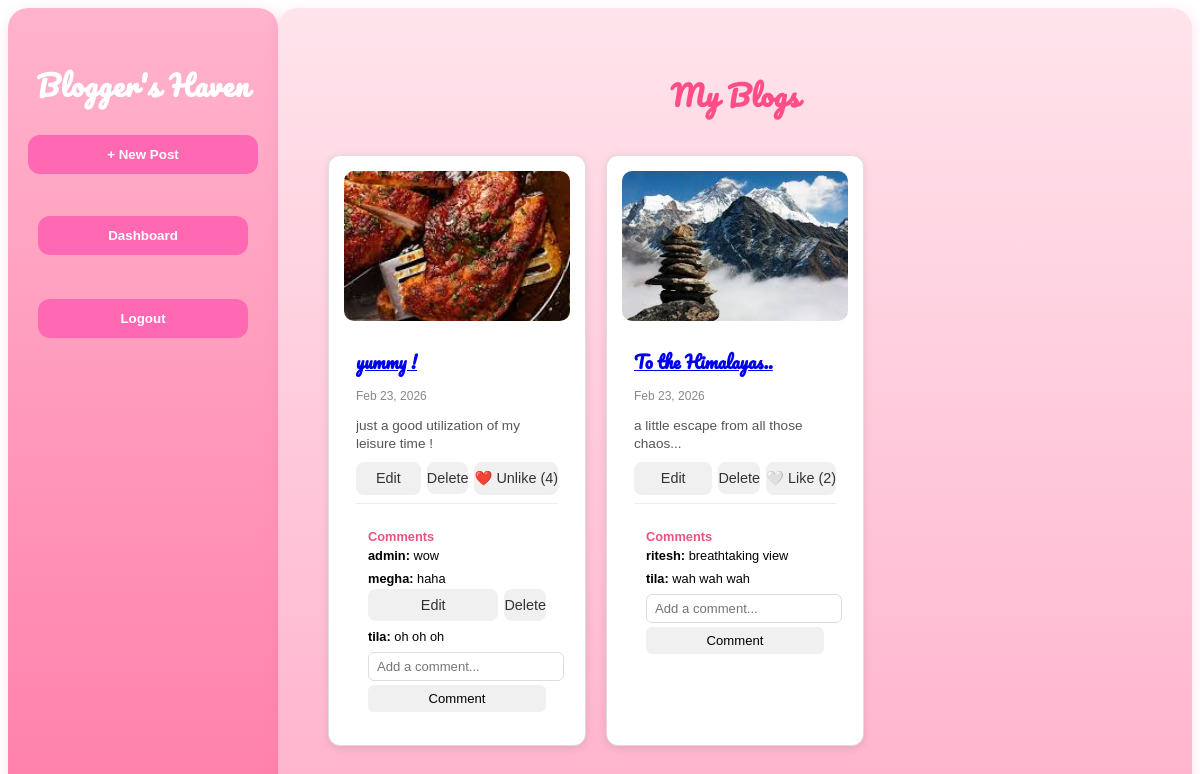
The page /my_blogs/ (signed in) on the database as committed earlier.
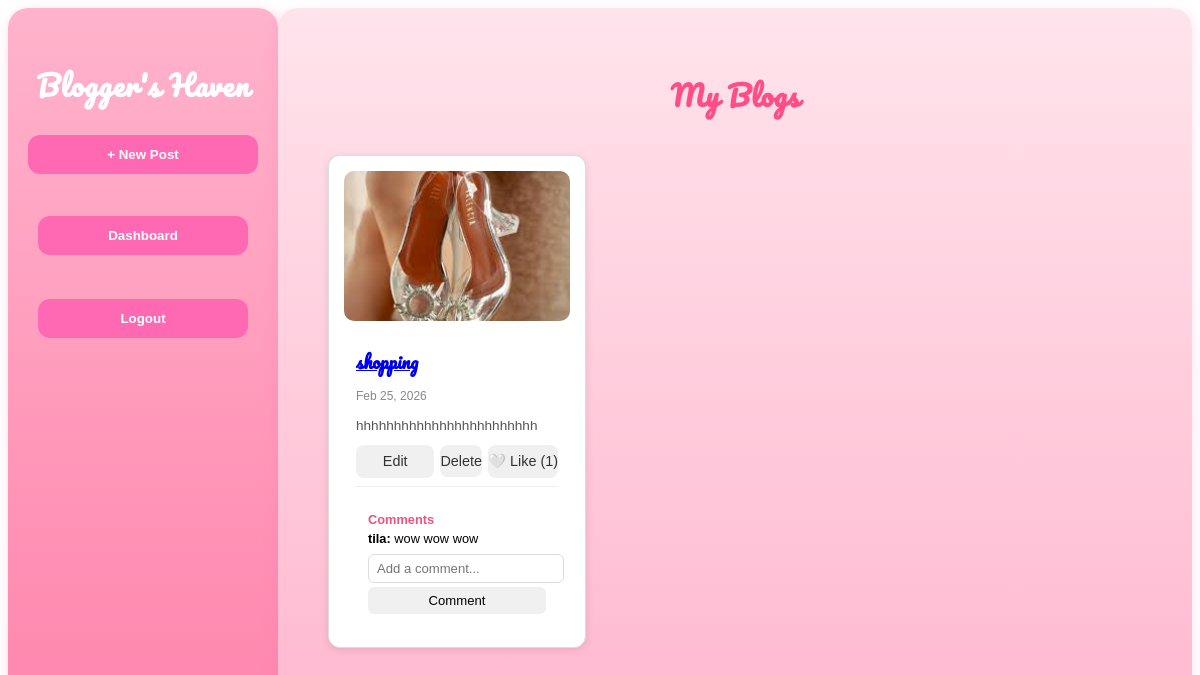
The same page on the database as committed later.
### home/models.py (models this page shows, shortened)
class Article(models.Model):
    title = models.CharField(max_length=255)
    content = models.TextField()
    image = models.ImageField(upload_to='post_images/', blank=True, null=True)
    author = models.ForeignKey(User, on_delete=models.CASCADE, related_name="articles")
    category = models.ForeignKey(Category, on_delete=models.SET_NULL, null=True, related_name="cat_articles")
    created_at = models.DateTimeField(auto_now_add=True)
    updated_at = models.DateTimeField(auto_now=True)
    is_trending = models.BooleanField(default=False)
    def total_likes(self):
        return self.likes.count()

class Comment(models.Model):
    post = models.ForeignKey(Article, on_delete=models.CASCADE, related_name="comments")
    user = models.ForeignKey(User, on_delete=models.CASCADE)
    content = models.TextField()
    created_at = models.DateTimeField(auto_now_add=True)

### home/views.py (the view)
# urls.py: path('my_blogs/', views.my_blogs, name='my_blogs'),
@login_required
def my_blogs(request):
    blogs = Article.objects.filter(author=request.user).order_by('-created_at')
    for blog in blogs:
        blog.liked_by_user = blog.likes.filter(user=request.user).exists()
    return render(request, 'my_blogs.html', {'blogs':blogs})

### home/templates/my_blogs.html (shortened to what this page needs)
{% extends 'base.html' %}
{% block content %}
<h2 class="section-title">My Blogs</h2>
<div class="posts-grid">
    {% for blog in blogs %}
    <div class="post-card">
        {% if blog.image %}
            <img src="{{ blog.image.url }}" class="post-image">
        {% endif %}
<div class="post-content-wrapper">
    <h3 class="post-title">
        <a href="{% url 'article_detail' blog.id %}">
                {{ blog.title }}
        </a>
    </h3>
        <p class="post-meta">{{ blog.created_at|date:"M d, Y" }}</p>
        <p class="post-content">{{ blog.content|truncatewords:30 }}</p>
        <div class="post-actions">
            <a href="{% url 'edit_post' blog.id %}" class="action-btn">Edit</a>
<form action="{% url 'delete_post' blog.id %}"
      method="post"
      class="inline-form"
      onsubmit="return confirm('Are you sure you want to delete this post? 🥺');">
    <button type="submit" class="action-btn delete-btn">
        Delete
    </button>
</form>
<form action="{% url 'toggle_like' blog.id %}" method="post" style="display:inline;">
    <button type="submit" class="action-btn">
        {% if blog.liked_by_user %}
            ❤️ Unlike ({{ blog.total_likes }})
        {% else %}
            🤍 Like ({{ blog.total_likes }})
        {% endif %}
    </button>
</form>
</div>
    <div class="comments-section">
        <h4>Comments</h4>
        <div class="comment-list">
            {% for comment in blog.comments.all %}
            <div class="comment-item">
                <p>
                    <strong>{{ comment.user.username }}:</strong> {{ comment.content }}
                </p>
                {% if comment.user == request.user %}
                <div class="comment-actions">
                    <a href="{% url 'edit_comment' comment.id %}" class="action-btn">Edit</a>
                    <form action="{% url 'delete_comment' comment.id %}"
                    method="post"
                    class="inline-form"
                    onsubmit="return confirm('Are you sure you want to delete this comment? 💬🗑️');">
                <button type="submit" class="action-btn delete-btn">
                    Delete
                </button>
</form>
                </div>
                {% endif %}
            </div>
            {% empty %}
                <p class="no-comments">No comments yet</p>
            {% endfor %}
        </div>
<form action="{% url 'add_comment' blog.id %}" method="post" class="comment-form">
    <input type="text" name="content" placeholder="Add a comment..." required>
    <button type="submit" class="comment-btn">Comment</button>
</form>
</div>
        </div>
    </div>
    {% empty %}
        <p>You haven't written any blogs yet.</p>
    {% endfor %}
</div>
{% endblock %}

### home/templates/base.html (shortened to what this page needs)
{% load static %}
<!DOCTYPE html>
<html>
<head>
    <link rel="stylesheet" href="{% static 'css/dashstyle.css' %}">
</head>
<body>
<div class="dashboard">
    <aside class="sidebar">
        <h3>Blogger's Haven</h3>
        <button onclick="window.location.href='{% url 'create_post' %}'">
            + New Post
        </button>
        <ul>
            <li>
                <form action="{% url 'dashboard' %}" method="get" style="display:inline;">
                    <button type="submit" class="sidebar-btn">Dashboard</button>
                </form>
            </li>
            <li class="logout-item">
    <form action="{% url 'logout' %}" method="post" onsubmit="return confirmLogout();">
        <button type="submit" class="logout-btn">Logout</button>
    </form>
</li>
        </ul>
    </aside>
    <div class="dash-content">
        {% block content %}
        {% endblock %}
    </div>
</div>
</body>
</html>

### home/static/css/dashstyle.css (style rules this page uses)
.dashboard { display: flex; height: 100vh; }
.sidebar { width: 230px; background: linear-gradient(180deg, #ffb3cc 0%, #ff80aa 100%); padding: 25px 20px; border-radius: 20px; box-shadow: 3px 5px 15px rgba(255, 105, 180, 0.3); font-family: 'Poppins', sans-serif; }
.sidebar h3 { margin-bottom: 25px; color: #fff; text-align: center; font-size: 28px; letter-spacing: 1px; font-family: 'Pacifico', cursive; }
.sidebar button { width: 100%; padding: 12px; margin-bottom: 20px; background: #ff69b4; border: none; border-radius: 12px; color: white; cursor: pointer; font-weight: 600; transition: 0.3s; }
.sidebar ul { list-style: none; padding: 0; margin-top: 10px; }
.sidebar ul li { padding: 12px 10px; cursor: pointer; border-radius: 10px; transition: 0.3s; color: #fff; }
.dash-content { flex: 1; padding: 40px; background: linear-gradient(180deg, #ffe4ec 0%, #ffb3cc 100%); border-radius: 20px; box-shadow: 0 5px 15px rgba(255, 105, 180, 0.2); }
.dash-content h2 { color: #ff4d88; margin-bottom: 25px; font-size: 28px; letter-spacing: 0.5px; font-family: 'Pacifico', cursive; }
.post-card { background-color: #fff; border-radius: 15px; padding: 15px; box-shadow: 0 2px 8px rgba(0,0,0,0.1); display: flex; flex-direction: column; transition: transform 0.2s; }
.post-image { width: 100%; height: 150px; object-fit: cover; border-radius: 10px; margin-bottom: 10px; }
.post-title { font-size: 1.1rem; margin-bottom: 8px; }
.post-content { font-size: 0.95rem; color: #555; }
.posts-grid { display: grid; grid-template-columns: repeat(auto-fill, minmax(250px, 1fr)); gap: 20px; padding: 10px; }
.post-content { color: #555; font-size: 14px; margin-bottom: 15px; }
.section-title { font-size: 28px; color: #e75480; margin-bottom: 25px; font-weight: 600; }
.post-card { background: #fff; border-radius: 12px; border: 1px solid #ddd; overflow: hidden; font-family: Arial, sans-serif; transition: box-shadow 0.2s; }
.post-image { width: 100%; max-height: 250px; object-fit: cover; }
.post-content-wrapper { padding: 10px 12px; }
.post-title { font-family: 'Pacifico', cursive; color: #e75480; font-size: 1.1rem; margin: 5px 0 3px 0; }
.post-meta { font-size: 0.75rem; color: #888; margin-bottom: 8px; }
.post-content { font-size: 0.85rem; line-height: 1.3; margin-bottom: 10px; max-height: 3.5em; overflow: hidden; }
.post-actions { display: flex; gap: 6px; flex-wrap: wrap; margin-bottom: 8px; }
.action-btn { background: #f0f0f0; border: none; padding: 5px 10px; border-radius: 8px; cursor: pointer; font-size: 0.82rem; transition: 0.2s; text-decoration: none; color: #333; }
.comments-section { border-top: 1px solid #eee; padding: 8px 12px; font-size: 0.8rem; }
.comments-section h4 { margin-bottom: 4px; color: #e75480; }
.comment-list p { margin: 2px 0; }
.comment-form { display: block; margin-top: 2px; }
.comment-form input[type="text"] { width: 100%; padding: 6px 8px; border-radius: 6px; border: 1px solid #ddd; font-size: 0.82rem; margin-bottom: 4px; }
.comment-btn { width: 100%; padding: 6px 0; border-radius: 6px; background: #f0f0f0; font-size: 0.82rem; border: none; cursor: pointer; transition: 0.2s; }
.comment-item { margin-bottom: 8px; }
.comment-item p { margin: 0 0 3px 0; }
.inline-form { margin: 0; }
.section-title { text-align: center; color: #e75480; font-family: 'Pacifico', cursive; margin-bottom: 20px; }
.action-btn { flex: 1; text-align: center; padding: 8px 0; background: #f0f0f0; border-radius: 8px; font-size: 0.9rem; text-decoration: none; color: #333; border: none; cursor: pointer; transition: 0.2s; }

Rows that differ between the two databases and show on the page:
removed Article: image (picture), title "yummy !", created_at "Feb 23, 2026", content "just a good utilization of my leisure time !", total_likes "4"
removed Comment: user.username "admin", content "wow", shown under "yummy !"
removed Comment: user.username "megha", content "haha", shows "Edit", shown under "yummy !"
removed Comment: user.username "tila", content "oh oh oh", shown under "yummy !"
removed Article: image (picture), title "To the Himalayas..", created_at "Feb 23, 2026", content "a little escape from all those chaos...", total_likes "2"
removed Comment: user.username "ritesh", content "breathtaking view", shown under "To the Himalayas.."
removed Comment: user.username "tila", content "wah wah wah", shown under "To the Himalayas.."
added Article: image (picture), title "shopping", created_at "Feb 25, 2026", content "hhhhhhhhhhhhhhhhhhhhhhhh", total_likes "1"
added Comment: user.username "tila", content "wow wow wow", shown under "shopping"
